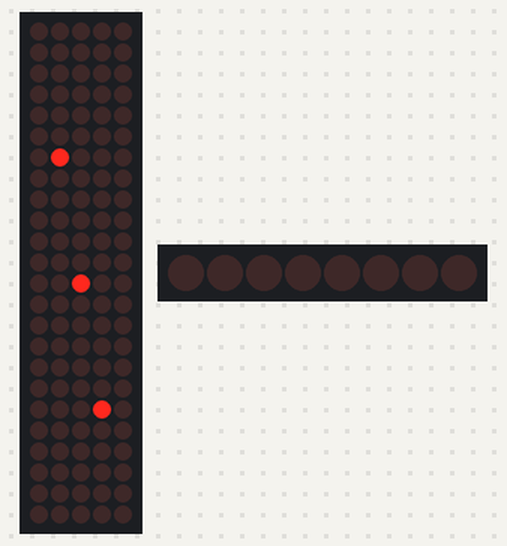
Simulated run of this sketch. Board: Arduino Uno, built with avr-gcc and run on an emulated ATmega328P. On the bench: 5×24 LED matrix, 8 shift-register outputs drawn as a row of LEDs (first output left, lit = HIGH). Wiring (inferred from the names in the program): 4 × shift register (74HC595): data pin 11; shift clock pin 12; latch pin 8; LED matrix (orientation assumed): rows Q0, Q1, Q2, Q3, Q4, Q5, Q6, Q7, Q8, Q9, Q10, Q11, Q12, Q13, Q14, Q15, Q16, Q17, Q18, Q19, Q20, Q21, Q22, Q23; columns pin 2, pin 3, pin 4, pin 5, pin 6. Wiring (inferred from the signals the program sends): row of LEDs: on Q24, Q25, Q26, Q27, Q28, Q29, Q30, Q31. Random numbers use the default seed unless the sketch sets one.

Above: at 0.3 s.
At 6.89 s:
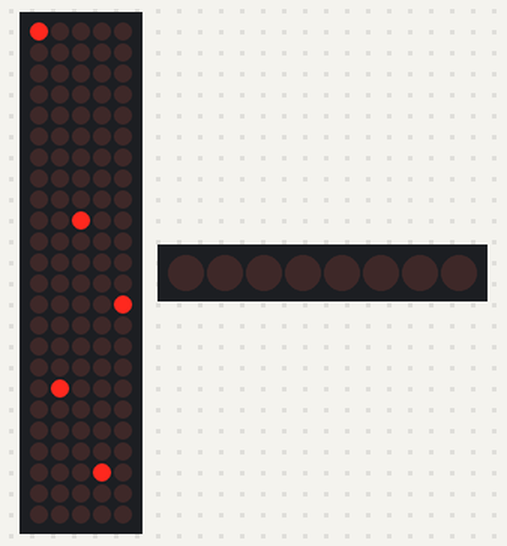
At 13.9 s:
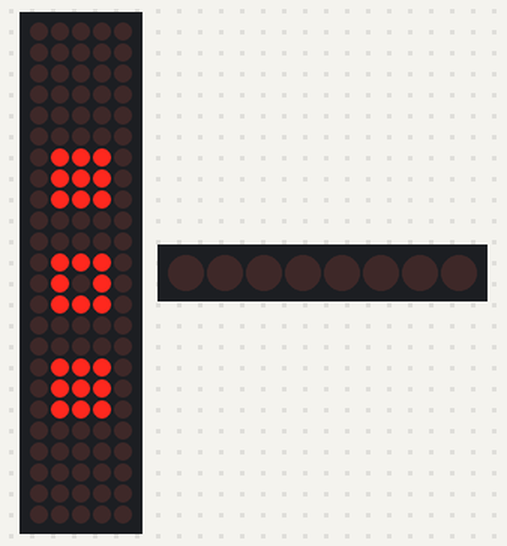
At 39.25 s:
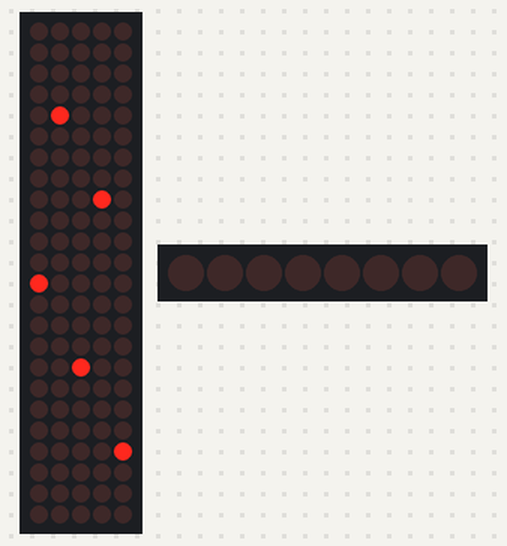
Timing chart, 0 to 40.0 s (numbered marks = the images above):
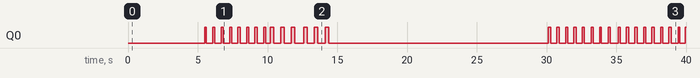

The sketch:

cubo.ino
```cpp
// ============================================
// Cubo LED 5x5x5 - Motor con Framebuffer + Animaciones "chingonas"
// ============================================
// Pines 74HC595
const int Lpin  = 8;   // Latch
const int CLpin = 12;  // Clock
const int Dpin  = 11;  // Data
// Capas (Z = 0..4)
int capas[5] = {2, 3, 4, 5, 6};

// ------------ AJUSTES RÁPIDOS (por si tu hardware varía) ------------
// Si tus capas se activan en LOW, cambia a true:
const bool CAPA_ACTIVA_EN_LOW = false;
// Si tus 74HC595 necesitan el orden de bytes inverso (0..3 en vez de 3..0), cambia a true:
const bool INVERTIR_ORDEN_BYTES = false;
// Si tus bits están invertidos dentro de cada byte (LSB↔MSB), cambia a true:
const bool INVERTIR_BITS_EN_BYTE = false;
// --------------------------------------------------------------------

#define NUM_LAYERS 5
#define BYTES_PER_LAYER 4

// Tiempo que se mantiene activa cada capa (controla brillo). 800–2000 µs va bien.
unsigned int REFRESH_US = 1200;

// Framebuffer: para cada capa (z) tenemos 4 bytes (25 bits usados)
byte frame[NUM_LAYERS][BYTES_PER_LAYER];

// --------------- UTILIDADES DE BAJO NIVEL ----------------
inline byte invBits(byte b){
  // invierte el orden de bits b7..b0 -> b0..b7
  b = (b & 0xF0) >> 4 | (b & 0x0F) << 4;
  b = (b & 0xCC) >> 2 | (b & 0x33) << 2;
  b = (b & 0xAA) >> 1 | (b & 0x55) << 1;
  return b;
}

void pushLayerBytes(const byte* bytes){
  digitalWrite(Lpin, LOW);
  if (!INVERTIR_ORDEN_BYTES) {
    for (int reg = BYTES_PER_LAYER - 1; reg >= 0; reg--) {
      byte outB = INVERTIR_BITS_EN_BYTE ? invBits(bytes[reg]) : bytes[reg];
      shiftOut(Dpin, CLpin, MSBFIRST, outB);
    }
  } else {
    for (int reg = 0; reg < BYTES_PER_LAYER; reg++) {
      byte outB = INVERTIR_BITS_EN_BYTE ? invBits(bytes[reg]) : bytes[reg];
      shiftOut(Dpin, CLpin, MSBFIRST, outB);
    }
  }
  digitalWrite(Lpin, HIGH);
}

inline void setCapa(int z, bool on){
  if (CAPA_ACTIVA_EN_LOW) on = !on;
  digitalWrite(capas[z], on ? HIGH : LOW);
}

void apagarTodasCapas(){
  for (int z = 0; z < NUM_LAYERS; z++) setCapa(z, false);
}

// Refresca el frame actual durante "ms" milisegundos (multiplexing estable)
void render(unsigned long ms){
  unsigned long fin = millis() + ms;
  while (millis() < fin) {
    for (int z = 0; z < NUM_LAYERS; z++) {
      // Cargar datos primero
      pushLayerBytes(frame[z]);
      // Encender sólo esta capa
      setCapa(z, true);
      delayMicroseconds(REFRESH_US);
      setCapa(z, false);
    }
  }
}

// --------------- API DE DIBUJO EN EL FRAME ----------------
void clearFrame(){
  for (int z = 0; z < NUM_LAYERS; z++)
    for (int b = 0; b < BYTES_PER_LAYER; b++)
      frame[z][b] = 0;
}

inline void setBit(int z, int col, bool on = true){
  // col 0..24 mapea y(0..4)*5 + x(0..4)
  int reg = col / 8;
  int bit = col % 8;
  if (on) frame[z][reg] |=  (1 << bit);
  else    frame[z][reg] &= ~(1 << bit);
}

inline int idx(int x, int y){ return y * 5 + x; } // x=0..4, y=0..4

void setVoxel(int x, int y, int z, bool on = true){
  if (x < 0 || x > 4 || y < 0 || y > 4 || z < 0 || z > 4) return;
  setBit(z, idx(x, y), on);
}

void fillLayer(int z, bool on = true){
  for (int y = 0; y < 5; y++)
    for (int x = 0; x < 5; x++)
      setVoxel(x, y, z, on);
}

void drawWireframeCube(int xmin, int ymin, int zmin, int xmax, int ymax, int zmax){
  // Aristas del cubo (x==xmin/xmax, y==ymin/ymax, z==zmin/zmax)
  for (int x = xmin; x <= xmax; x++)
    for (int y = ymin; y <= ymax; y++) {
      setVoxel(x, y, zmin, true);
      setVoxel(x, y, zmax, true);
    }
  for (int z = zmin; z <= zmax; z++)
    for (int x = xmin; x <= xmax; x++) {
      setVoxel(x, ymin, z, true);
      setVoxel(x, ymax, z, true);
    }
  for (int z = zmin; z <= zmax; z++)
    for (int y = ymin; y <= ymax; y++) {
      setVoxel(xmin, y, z, true);
      setVoxel(xmax, y, z, true);
    }
}

void drawSquarePerimeter2D(int z, int xmin, int ymin, int xmax, int ymax){
  for (int x = xmin; x <= xmax; x++){
    setVoxel(x, ymin, z, true);
    setVoxel(x, ymax, z, true);
  }
  for (int y = ymin; y <= ymax; y++){
    setVoxel(xmin, y, z, true);
    setVoxel(xmax, y, z, true);
  }
}

// --------------- ANIMACIONES "CHINGONAS" ------------------

// 1) Bola 3D rebotando con pequeña cola
void animBolaRebotando(){
  int x=0, y=0, z=0;
  int vx=1, vy=1, vz=1;
  const int cola = 4;
  int qx[cola], qy[cola], qz[cola]; int qn=0;

  for (int t=0; t<120; t++){
    clearFrame();
    // dibuja cola
    for (int i=0; i<qn; i++) setVoxel(qx[i], qy[i], qz[i], true);
    // bola
    setVoxel(x,y,z,true);
    render(35);

    // actualizar cola
    for (int i=cola-1; i>0; i--){ qx[i]=qx[i-1]; qy[i]=qy[i-1]; qz[i]=qz[i-1]; }
    qx[0]=x; qy[0]=y; qz[0]=z; if (qn<cola) qn++;

    // física simple
    x+=vx; y+=vy; z+=vz;
    if (x<=0 || x>=4) vx*=-1, x+=vx;
    if (y<=0 || y>=4) vy*=-1, y+=vy;
    if (z<=0 || z>=4) vz*=-1, z+=vz;
  }
}

// 2) Serpiente 3D con cola flexible
void animSerpiente3D(){
  const int L = 10;
  int sx[L], sy[L], sz[L];
  for (int i=0;i<L;i++){ sx[i]=2; sy[i]=2; sz[i]=2; }
  int dx=1, dy=0, dz=0;
  for (int step=0; step<140; step++){
    // mover cuerpo
    for (int i=L-1; i>0; i--){ sx[i]=sx[i-1]; sy[i]=sy[i-1]; sz[i]=sz[i-1]; }
    // cambiar dirección aleatoriamente (pero evitando quedarse fuera)
    if (random(5)==0){
      int r = random(6);
      int ndx = (r==0)-(r==1);
      int ndy = (r==2)-(r==3);
      int ndz = (r==4)-(r==5);
      if (abs(ndx)+abs(ndy)+abs(ndz)==1){ dx=ndx; dy=ndy; dz=ndz; }
    }
    int nx = sx[0]+dx, ny=sy[0]+dy, nz=sz[0]+dz;
    if (nx<0||nx>4) dx*=-1, nx=sx[0]+dx;
    if (ny<0||ny>4) dy*=-1, ny=sy[0]+dy;
    if (nz<0||nz>4) dz*=-1, nz=sz[0]+dz;
    sx[0]=nx; sy[0]=ny; sz[0]=nz;

    clearFrame();
    for (int i=0;i<L;i++) setVoxel(sx[i],sy[i],sz[i],true);
    render(40);
  }
}

// 3) Cubo de alambre que late (expande / contrae)
void animCuboWireframeLatido(){
  int fases[][6] = {
    {1,1,1,3,3,3}, // cubo pequeño
    {0,0,0,4,4,4}, // cubo grande
    {1,1,1,3,3,3}  // regresa
  };
  for (int rep=0; rep<3; rep++){
    for (int f=0; f<3; f++){
      clearFrame();
      drawWireframeCube(fases[f][0],fases[f][1],fases[f][2],fases[f][3],fases[f][4],fases[f][5]);
      render(250);
    }
  }
}

// 4) Hélice / Corkscrew 3D (trayectoria helicoidal)
void animHelice3D(){
  for (int t=0; t<40; t++){
    clearFrame();
    for (int z=0; z<5; z++){
      int x = (t + 2*z) % 5;
      int y = (t + 3*z) % 5;
      setVoxel(x,y,z,true);
    }
    render(120);
  }
}

// 5) Meteoro con cola que atraviesa el cubo en distintas direcciones
void animMeteoro(){
  int x = random(5), y = random(5), z = 0;
  int vx = (random(2)==0)?1:-1;
  int vy = (random(2)==0)?1:-1;
  int cola = 3;
  int qx[6], qy[6], qz[6], qn=0;

  for (int t=0; t<60; t++){
    clearFrame();
    for (int i=0;i<qn;i++) setVoxel(qx[i],qy[i],qz[i],true);
    setVoxel(x,y,z,true);
    render(45);

    for (int i=5;i>0;i--){ qx[i]=qx[i-1]; qy[i]=qy[i-1]; qz[i]=qz[i-1]; }
    qx[0]=x; qy[0]=y; qz[0]=z; if (qn<cola) qn++;

    x+=vx; y+=vy; z++;
    if (x<=0||x>=4) vx*=-1, x+=vx;
    if (y<=0||y>=4) vy*=-1, y+=vy;
    if (z>4){ z=0; x=random(5); y=random(5); }
  }
}

// 6) Túnel (perímetros decrecientes en Z creando efecto de profundidad)
void animTunel(){
  int sizes[3][4] = {
    {0,0,4,4}, // grande
    {1,1,3,3}, // medio
    {2,2,2,2}  // centro
  };
  for (int rep=0; rep<3; rep++){
    for (int s=0; s<3; s++){
      clearFrame();
      for (int z=0; z<5; z++) drawSquarePerimeter2D(z, sizes[s][0], sizes[s][1], sizes[s][2], sizes[s][3]);
      render(260);
    }
    for (int s=1; s>=0; s--){
      clearFrame();
      for (int z=0; z<5; z++) drawSquarePerimeter2D(z, sizes[s][0], sizes[s][1], sizes[s][2], sizes[s][3]);
      render(260);
    }
  }
}

// 7) Espiral por capas (2D en cada z, avanzando z arriba)
void animEspiralCapas(){
  const int espiral[25] = {
    0,1,2,3,4, 9,14,19,24, 23,22,21,20, 15,10,5, 6,7,8,13,18, 17,16,11,12
  };
  for (int z=0; z<5; z++){
    for (int i=0;i<25;i++){
      clearFrame();
      for (int k=0;k<=i;k++){
        int col = espiral[k];
        setBit(z, col, true);
      }
      render(30);
    }
  }
}

// 8) Twinkle / Estrellas parpadeantes en 3D
void animTwinkle(){
  for (int t=0; t<40; t++){
    clearFrame();
    for (int i=0; i<30; i++){
      setVoxel(random(5), random(5), random(5), true);
    }
    render(120);
  }
}

// ------------------ PLAYLIST ALEATORIA --------------------
typedef void (*AnimFn)();
AnimFn anims[] = {
  animBolaRebotando,
  animSerpiente3D,
  animCuboWireframeLatido,
  animHelice3D,
  animMeteoro,
  animTunel,
  animEspiralCapas,
  animTwinkle
};
const int NUM_ANIMS = sizeof(anims)/sizeof(anims[0]);

// ---------------------------- SETUP / LOOP ----------------------------
void setup(){
  pinMode(Lpin, OUTPUT);
  pinMode(CLpin, OUTPUT);
  pinMode(Dpin, OUTPUT);
  for (int i=0; i<NUM_LAYERS; i++){
    pinMode(capas[i], OUTPUT);
    setCapa(i, false);
  }
  randomSeed(analogRead(A0)); // semilla random
  clearFrame();
}

void loop(){
  // Elige una animación al azar y ejecútala
  int i = random(NUM_ANIMS);
  anims[i]();
  // pequeña pausa negra
  clearFrame(); render(120);
}
```

Measured:
- by itself, Q0: LOW → HIGH at 5.5 s, → LOW 0.12 s later, → HIGH 0.44 s later, → LOW 0.16 s later, … (61 changes in this stretch)
- what the display in image 0 shows lasts 4.6 s, from 0.3 s to 4.9 s
- what the display in image 2 shows lasts 0.4 s, from 13.7 s to 14.1 s
